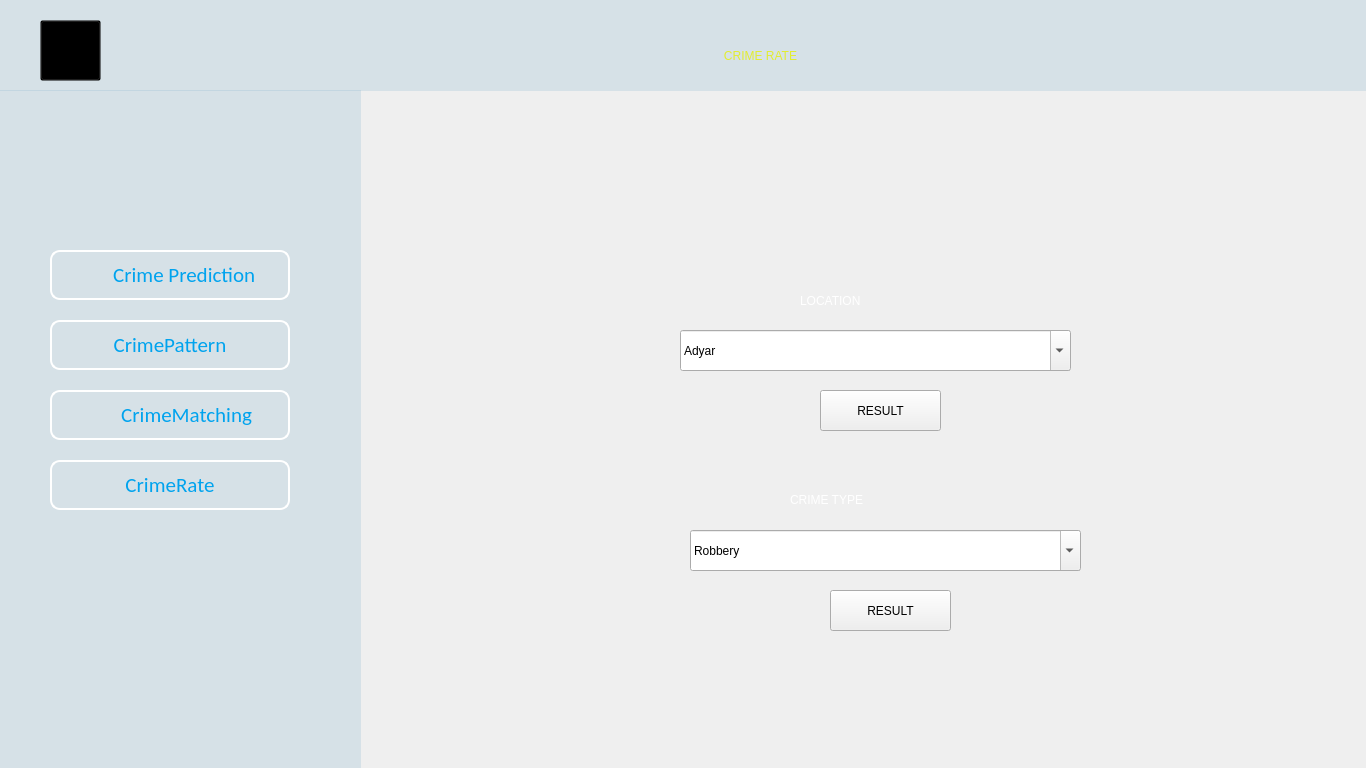
<?xml version="1.0" encoding="UTF-8"?>
<ui version="4.0">
 <class>Dialog</class>
 <widget class="QDialog" name="Dialog">
  <property name="geometry">
   <rect>
    <x>0</x>
    <y>0</y>
    <width>1366</width>
    <height>768</height>
   </rect>
  </property>
  <property name="windowTitle">
   <string>Dialog</string>
  </property>
  <widget class="QLabel" name="BG">
   <property name="geometry">
    <rect>
     <x>0</x>
     <y>0</y>
     <width>1366</width>
     <height>768</height>
    </rect>
   </property>
   <property name="text">
    <string/>
   </property>
   <property name="pixmap">
    <pixmap>Images/BG.jpg</pixmap>
   </property>
   <property name="scaledContents">
    <bool>true</bool>
   </property>
  </widget>
  <widget class="QLabel" name="Topic">
   <property name="geometry">
    <rect>
     <x>550</x>
     <y>30</y>
     <width>421</width>
     <height>51</height>
    </rect>
   </property>
   <property name="styleSheet">
    <string notr="true">font: 26pt &quot;MS Shell Dlg 2&quot;;
color: rgb(255, 255, 0);</string>
   </property>
   <property name="text">
    <string>CRIME RATE</string>
   </property>
   <property name="alignment">
    <set>Qt::AlignCenter</set>
   </property>
  </widget>
  <widget class="QLabel" name="icon2">
   <property name="geometry">
    <rect>
     <x>60</x>
     <y>330</y>
     <width>31</width>
     <height>31</height>
    </rect>
   </property>
   <property name="styleSheet">
    <string notr="true">color: rgb(255, 255, 255);</string>
   </property>
   <property name="text">
    <string/>
   </property>
   <property name="pixmap">
    <pixmap>Images/Icons/pattern-lock.png</pixmap>
   </property>
   <property name="scaledContents">
    <bool>true</bool>
   </property>
  </widget>
  <widget class="QLabel" name="icon3">
   <property name="geometry">
    <rect>
     <x>60</x>
     <y>400</y>
     <width>31</width>
     <height>31</height>
    </rect>
   </property>
   <property name="styleSheet">
    <string notr="true">color: rgb(255, 255, 255);</string>
   </property>
   <property name="text">
    <string/>
   </property>
   <property name="pixmap">
    <pixmap>Images/Icons/puzzle.png</pixmap>
   </property>
   <property name="scaledContents">
    <bool>true</bool>
   </property>
  </widget>
  <widget class="QLabel" name="blurtop">
   <property name="geometry">
    <rect>
     <x>0</x>
     <y>0</y>
     <width>1371</width>
     <height>91</height>
    </rect>
   </property>
   <property name="styleSheet">
    <string notr="true">background-color: rgba(131, 177, 203,60);</string>
   </property>
   <property name="text">
    <string/>
   </property>
  </widget>
  <widget class="QLabel" name="blurside">
   <property name="geometry">
    <rect>
     <x>0</x>
     <y>90</y>
     <width>361</width>
     <height>771</height>
    </rect>
   </property>
   <property name="styleSheet">
    <string notr="true">background-color: rgba(131, 177, 203,60);</string>
   </property>
   <property name="text">
    <string/>
   </property>
  </widget>
  <widget class="QPushButton" name="crimematching">
   <property name="geometry">
    <rect>
     <x>50</x>
     <y>390</y>
     <width>240</width>
     <height>50</height>
    </rect>
   </property>
   <property name="font">
    <font>
     <family>Calibri</family>
     <pointsize>16</pointsize>
     <weight>50</weight>
     <italic>false</italic>
     <bold>false</bold>
    </font>
   </property>
   <property name="acceptDrops">
    <bool>false</bool>
   </property>
   <property name="autoFillBackground">
    <bool>false</bool>
   </property>
   <property name="styleSheet">
    <string notr="true">color: rgb(0, 163, 238);
font: 16pt &quot;Calibri&quot;;
border:2px solid white;
border-radius:10px;
background-color: rgba(255, 255, 255,0);</string>
   </property>
   <property name="text">
    <string>       CrimeMatching</string>
   </property>
  </widget>
  <widget class="QPushButton" name="crimerate">
   <property name="geometry">
    <rect>
     <x>50</x>
     <y>460</y>
     <width>240</width>
     <height>50</height>
    </rect>
   </property>
   <property name="font">
    <font>
     <family>Calibri</family>
     <pointsize>16</pointsize>
     <weight>50</weight>
     <italic>false</italic>
     <bold>false</bold>
    </font>
   </property>
   <property name="acceptDrops">
    <bool>false</bool>
   </property>
   <property name="autoFillBackground">
    <bool>false</bool>
   </property>
   <property name="styleSheet">
    <string notr="true">color: rgb(0, 163, 238);
font: 16pt &quot;Calibri&quot;;
border:2px solid white;
border-radius:10px;
background-color: rgba(255, 255, 255,0);
</string>
   </property>
   <property name="text">
    <string>CrimeRate</string>
   </property>
  </widget>
  <widget class="QLabel" name="icon4">
   <property name="geometry">
    <rect>
     <x>60</x>
     <y>470</y>
     <width>31</width>
     <height>31</height>
    </rect>
   </property>
   <property name="styleSheet">
    <string notr="true">color: rgb(255, 255, 255);</string>
   </property>
   <property name="text">
    <string/>
   </property>
   <property name="pixmap">
    <pixmap>Images/Icons/interest-rate.png</pixmap>
   </property>
   <property name="scaledContents">
    <bool>true</bool>
   </property>
  </widget>
  <widget class="QPushButton" name="crimeprediction">
   <property name="geometry">
    <rect>
     <x>50</x>
     <y>250</y>
     <width>240</width>
     <height>50</height>
    </rect>
   </property>
   <property name="font">
    <font>
     <family>Calibri</family>
     <pointsize>16</pointsize>
     <weight>50</weight>
     <italic>false</italic>
     <bold>false</bold>
    </font>
   </property>
   <property name="styleSheet">
    <string notr="true">color: rgb(0, 163, 238);
font: 16pt &quot;Calibri&quot;;
border:2px solid white;
border-radius:10px;
background-color: rgba(255, 255, 255,0);</string>
   </property>
   <property name="text">
    <string>      Crime Prediction</string>
   </property>
  </widget>
  <widget class="QLabel" name="icon1">
   <property name="geometry">
    <rect>
     <x>60</x>
     <y>260</y>
     <width>41</width>
     <height>41</height>
    </rect>
   </property>
   <property name="styleSheet">
    <string notr="true">color: rgb(255, 255, 255);</string>
   </property>
   <property name="text">
    <string/>
   </property>
   <property name="pixmap">
    <pixmap>Images/Icons/predictive-analysis.png</pixmap>
   </property>
   <property name="scaledContents">
    <bool>true</bool>
   </property>
  </widget>
  <widget class="QPushButton" name="crimepattern">
   <property name="geometry">
    <rect>
     <x>50</x>
     <y>320</y>
     <width>240</width>
     <height>50</height>
    </rect>
   </property>
   <property name="font">
    <font>
     <family>Calibri</family>
     <pointsize>16</pointsize>
     <weight>50</weight>
     <italic>false</italic>
     <bold>false</bold>
    </font>
   </property>
   <property name="styleSheet">
    <string notr="true">color: rgb(0, 163, 238);
font: 16pt &quot;Calibri&quot;;
border:2px solid white;
border-radius:10px;
background-color: rgba(255, 255, 255,0);</string>
   </property>
   <property name="text">
    <string>CrimePattern</string>
   </property>
  </widget>
  <widget class="QLabel" name="Location">
   <property name="geometry">
    <rect>
     <x>800</x>
     <y>280</y>
     <width>151</width>
     <height>41</height>
    </rect>
   </property>
   <property name="styleSheet">
    <string notr="true">font: 75 18pt &quot;MS Shell Dlg 2&quot;;
color: rgb(255, 255, 255);</string>
   </property>
   <property name="text">
    <string>LOCATION</string>
   </property>
  </widget>
  <widget class="QPushButton" name="result0">
   <property name="geometry">
    <rect>
     <x>820</x>
     <y>390</y>
     <width>121</width>
     <height>41</height>
    </rect>
   </property>
   <property name="styleSheet">
    <string notr="true">font: 12pt &quot;MS Shell Dlg 2&quot;;</string>
   </property>
   <property name="text">
    <string>RESULT</string>
   </property>
  </widget>
  <widget class="QLabel" name="icon4_2">
   <property name="geometry">
    <rect>
     <x>580</x>
     <y>30</y>
     <width>51</width>
     <height>51</height>
    </rect>
   </property>
   <property name="styleSheet">
    <string notr="true">color: rgb(255, 255, 255);</string>
   </property>
   <property name="text">
    <string/>
   </property>
   <property name="pixmap">
    <pixmap>Images/Icons/interest-rate.png</pixmap>
   </property>
   <property name="scaledContents">
    <bool>true</bool>
   </property>
  </widget>
  <widget class="QPushButton" name="result1">
   <property name="geometry">
    <rect>
     <x>830</x>
     <y>590</y>
     <width>121</width>
     <height>41</height>
    </rect>
   </property>
   <property name="styleSheet">
    <string notr="true">font: 12pt &quot;MS Shell Dlg 2&quot;;</string>
   </property>
   <property name="text">
    <string>RESULT</string>
   </property>
  </widget>
  <widget class="QLabel" name="crimetype">
   <property name="geometry">
    <rect>
     <x>790</x>
     <y>480</y>
     <width>181</width>
     <height>41</height>
    </rect>
   </property>
   <property name="styleSheet">
    <string notr="true">font: 75 18pt &quot;MS Shell Dlg 2&quot;;
color: rgb(255, 255, 255);</string>
   </property>
   <property name="text">
    <string>&lt;html&gt;&lt;head/&gt;&lt;body&gt;&lt;p&gt;CRIME TYPE&lt;/p&gt;&lt;/body&gt;&lt;/html&gt;</string>
   </property>
  </widget>
  <widget class="QComboBox" name="crimes">
   <property name="geometry">
    <rect>
     <x>690</x>
     <y>530</y>
     <width>391</width>
     <height>41</height>
    </rect>
   </property>
   <property name="styleSheet">
    <string notr="true">font: 14pt &quot;MS Shell Dlg 2&quot;;</string>
   </property>
   <property name="editable">
    <bool>true</bool>
   </property>
   <property name="currentText">
    <string>Robbery</string>
   </property>
   <item>
    <property name="text">
     <string>Robbery</string>
    </property>
   </item>
   <item>
    <property name="text">
     <string>Gambling</string>
    </property>
   </item>
   <item>
    <property name="text">
     <string>Accident</string>
    </property>
   </item>
   <item>
    <property name="text">
     <string>Violence</string>
    </property>
   </item>
   <item>
    <property name="text">
     <string>Murder</string>
    </property>
   </item>
   <item>
    <property name="text">
     <string>Kidnapping</string>
    </property>
   </item>
  </widget>
  <widget class="QComboBox" name="area">
   <property name="geometry">
    <rect>
     <x>680</x>
     <y>330</y>
     <width>391</width>
     <height>41</height>
    </rect>
   </property>
   <property name="styleSheet">
    <string notr="true">font: 14pt &quot;MS Shell Dlg 2&quot;;</string>
   </property>
   <property name="editable">
    <bool>true</bool>
   </property>
   <property name="currentText">
    <string>Adyar</string>
   </property>
   <item>
    <property name="text">
     <string>Adyar</string>
    </property>
   </item>
   <item>
    <property name="text">
     <string>Agaram</string>
    </property>
   </item>
   <item>
    <property name="text">
     <string>Aminjikarai</string>
    </property>
   </item>
   <item>
    <property name="text">
     <string>Anna Nagar</string>
    </property>
   </item>
   <item>
    <property name="text">
     <string>Anna Nagar East</string>
    </property>
   </item>
   <item>
    <property name="text">
     <string>Anna Nagar Western Extn</string>
    </property>
   </item>
   <item>
    <property name="text">
     <string>Anna Road</string>
    </property>
   </item>
   <item>
    <property name="text">
     <string>Arumbakkam</string>
    </property>
   </item>
   <item>
    <property name="text">
     <string>Ashoknagar</string>
    </property>
   </item>
   <item>
    <property name="text">
     <string>Aynavaram</string>
    </property>
   </item>
   <item>
    <property name="text">
     <string>Besantnagar</string>
    </property>
   </item>
   <item>
    <property name="text">
     <string>Chennai</string>
    </property>
   </item>
   <item>
    <property name="text">
     <string>Chepauk</string>
    </property>
   </item>
   <item>
    <property name="text">
     <string>Chetput</string>
    </property>
   </item>
   <item>
    <property name="text">
     <string>Chintadripet</string>
    </property>
   </item>
   <item>
    <property name="text">
     <string>Choolaimedu</string>
    </property>
   </item>
   <item>
    <property name="text">
     <string>D G Vaishnav College</string>
    </property>
   </item>
   <item>
    <property name="text">
     <string>Edapalayam</string>
    </property>
   </item>
   <item>
    <property name="text">
     <string>Egmore</string>
    </property>
   </item>
   <item>
    <property name="text">
     <string>Egmore ND</string>
    </property>
   </item>
   <item>
    <property name="text">
     <string>Ekkaduthangal</string>
    </property>
   </item>
   <item>
    <property name="text">
     <string>Engineering College</string>
    </property>
   </item>
   <item>
    <property name="text">
     <string>Erukkancheri</string>
    </property>
   </item>
   <item>
    <property name="text">
     <string>Ethiraj Salai</string>
    </property>
   </item>
   <item>
    <property name="text">
     <string>Flower Bazaar</string>
    </property>
   </item>
   <item>
    <property name="text">
     <string>Flowers Road</string>
    </property>
   </item>
   <item>
    <property name="text">
     <string>Fort St George</string>
    </property>
   </item>
   <item>
    <property name="text">
     <string>G K M Colony</string>
    </property>
   </item>
   <item>
    <property name="text">
     <string>Gopalapuram</string>
    </property>
   </item>
   <item>
    <property name="text">
     <string>Govt Stanley Hospital</string>
    </property>
   </item>
   <item>
    <property name="text">
     <string>Greams Road</string>
    </property>
   </item>
   <item>
    <property name="text">
     <string>Guindy Industrial Estate</string>
    </property>
   </item>
   <item>
    <property name="text">
     <string>Guindy North</string>
    </property>
   </item>
   <item>
    <property name="text">
     <string>High Court Building</string>
    </property>
   </item>
   <item>
    <property name="text">
     <string>Hindi Prachar Sabha</string>
    </property>
   </item>
   <item>
    <property name="text">
     <string>Icf Colony</string>
    </property>
   </item>
   <item>
    <property name="text">
     <string>Indian Institute Of Technology</string>
    </property>
   </item>
   <item>
    <property name="text">
     <string>Jafferkhanpet</string>
    </property>
   </item>
   <item>
    <property name="text">
     <string>Jawahar Nagar</string>
    </property>
   </item>
   <item>
    <property name="text">
     <string>Kalaignar Karunanidhi Nagar</string>
    </property>
   </item>
   <item>
    <property name="text">
     <string>Kasturibai Nagar</string>
    </property>
   </item>
   <item>
    <property name="text">
     <string>Kilpauk</string>
    </property>
   </item>
   <item>
    <property name="text">
     <string>Kilpauk Medical College</string>
    </property>
   </item>
   <item>
    <property name="text">
     <string>Kodambakkam</string>
    </property>
   </item>
   <item>
    <property name="text">
     <string>Kodungaiyur</string>
    </property>
   </item>
   <item>
    <property name="text">
     <string>Kotturpuram</string>
    </property>
   </item>
   <item>
    <property name="text">
     <string>Koyambedu</string>
    </property>
   </item>
   <item>
    <property name="text">
     <string>Koyambedu Wholesale Market Com</string>
    </property>
   </item>
   <item>
    <property name="text">
     <string>Kumaran Nagar</string>
    </property>
   </item>
   <item>
    <property name="text">
     <string>Lloyds Estate</string>
    </property>
   </item>
   <item>
    <property name="text">
     <string>Loyola College</string>
    </property>
   </item>
   <item>
    <property name="text">
     <string>Madras Electricity System</string>
    </property>
   </item>
   <item>
    <property name="text">
     <string>Madras Medical College</string>
    </property>
   </item>
   <item>
    <property name="text">
     <string>Madras University</string>
    </property>
   </item>
   <item>
    <property name="text">
     <string>Mambalam.</string>
    </property>
   </item>
   <item>
    <property name="text">
     <string>Mandaveli</string>
    </property>
   </item>
   <item>
    <property name="text">
     <string>Mannady</string>
    </property>
   </item>
   <item>
    <property name="text">
     <string>Medavakkam Tank Road</string>
    </property>
   </item>
   <item>
    <property name="text">
     <string>Mint Building</string>
    </property>
   </item>
   <item>
    <property name="text">
     <string>MPT AO</string>
    </property>
   </item>
   <item>
    <property name="text">
     <string>Mylapore</string>
    </property>
   </item>
   <item>
    <property name="text">
     <string>Nandanam</string>
    </property>
   </item>
   <item>
    <property name="text">
     <string>Nungambakkam</string>
    </property>
   </item>
   <item>
    <property name="text">
     <string>Nungambakkam High Road</string>
    </property>
   </item>
   <item>
    <property name="text">
     <string>Old College Buildings</string>
    </property>
   </item>
   <item>
    <property name="text">
     <string>Park Town</string>
    </property>
   </item>
   <item>
    <property name="text">
     <string>Perambur</string>
    </property>
   </item>
   <item>
    <property name="text">
     <string>Perambur Barracks</string>
    </property>
   </item>
   <item>
    <property name="text">
     <string>Perambur North</string>
    </property>
   </item>
   <item>
    <property name="text">
     <string>Pr. Accountant General</string>
    </property>
   </item>
   <item>
    <property name="text">
     <string>Pudupakkam</string>
    </property>
   </item>
   <item>
    <property name="text">
     <string>Puliyanthope</string>
    </property>
   </item>
   <item>
    <property name="text">
     <string>Raja Annamalaipuram</string>
    </property>
   </item>
   <item>
    <property name="text">
     <string>Rajaji Bhavan</string>
    </property>
   </item>
   <item>
    <property name="text">
     <string>Rajbhavan</string>
    </property>
   </item>
   <item>
    <property name="text">
     <string>Ramakrishna Nagar</string>
    </property>
   </item>
   <item>
    <property name="text">
     <string>Rayapuram</string>
    </property>
   </item>
   <item>
    <property name="text">
     <string>Ripon Buildings</string>
    </property>
   </item>
   <item>
    <property name="text">
     <string>Royapettah</string>
    </property>
   </item>
   <item>
    <property name="text">
     <string>Rv Nagar</string>
    </property>
   </item>
   <item>
    <property name="text">
     <string>Saidapet</string>
    </property>
   </item>
   <item>
    <property name="text">
     <string>Saligramam</string>
    </property>
   </item>
   <item>
    <property name="text">
     <string>Sembiam</string>
    </property>
   </item>
   <item>
    <property name="text">
     <string>Shastri Bhavan</string>
    </property>
   </item>
   <item>
    <property name="text">
     <string>Shastri Nagar</string>
    </property>
   </item>
   <item>
    <property name="text">
     <string>Shenoy Nagar</string>
    </property>
   </item>
   <item>
    <property name="text">
     <string>Sowcarpet</string>
    </property>
   </item>
   <item>
    <property name="text">
     <string>Teynampet</string>
    </property>
   </item>
   <item>
    <property name="text">
     <string>Teynampet West</string>
    </property>
   </item>
   <item>
    <property name="text">
     <string>Thygarayanagar</string>
    </property>
   </item>
   <item>
    <property name="text">
     <string>Thygarayanagar North ND</string>
    </property>
   </item>
   <item>
    <property name="text">
     <string>Thygarayanagar South NDS.O</string>
    </property>
   </item>
   <item>
    <property name="text">
     <string>Tidel Park</string>
    </property>
   </item>
   <item>
    <property name="text">
     <string>Tiruvallikkeni</string>
    </property>
   </item>
   <item>
    <property name="text">
     <string>Tiruvanmiyur</string>
    </property>
   </item>
   <item>
    <property name="text">
     <string>Tondiarpet</string>
    </property>
   </item>
   <item>
    <property name="text">
     <string>Tondiarpet Bazaar</string>
    </property>
   </item>
   <item>
    <property name="text">
     <string>Tondiarpet West</string>
    </property>
   </item>
   <item>
    <property name="text">
     <string>Triplicane South</string>
    </property>
   </item>
   <item>
    <property name="text">
     <string>TTTI Taramani</string>
    </property>
   </item>
   <item>
    <property name="text">
     <string>Vadapalani</string>
    </property>
   </item>
   <item>
    <property name="text">
     <string>Valmiki Nagar</string>
    </property>
   </item>
   <item>
    <property name="text">
     <string>Velacheri</string>
    </property>
   </item>
   <item>
    <property name="text">
     <string>Venkatesapuram</string>
    </property>
   </item>
   <item>
    <property name="text">
     <string>Vepery</string>
    </property>
   </item>
   <item>
    <property name="text">
     <string>Virugambakkam</string>
    </property>
   </item>
   <item>
    <property name="text">
     <string>Vivekananda College Madras</string>
    </property>
   </item>
   <item>
    <property name="text">
     <string>Vyasar Nagar Colony</string>
    </property>
   </item>
   <item>
    <property name="text">
     <string>Vyasarpadi</string>
    </property>
   </item>
   <item>
    <property name="text">
     <string>Washermanpet</string>
    </property>
   </item>
   <item>
    <property name="text">
     <string>Washermanpet East</string>
    </property>
   </item>
   <item>
    <property name="text">
     <string>West Mambalam</string>
    </property>
   </item>
   <item>
    <property name="text">
     <string>World University Centre</string>
    </property>
   </item>
  </widget>
  <widget class="QLabel" name="home">
   <property name="geometry">
    <rect>
     <x>40</x>
     <y>30</y>
     <width>51</width>
     <height>41</height>
    </rect>
   </property>
   <property name="text">
    <string/>
   </property>
   <property name="pixmap">
    <pixmap>Images/Icons/home.png</pixmap>
   </property>
   <property name="scaledContents">
    <bool>true</bool>
   </property>
  </widget>
  <widget class="QPushButton" name="homebt">
   <property name="geometry">
    <rect>
     <x>40</x>
     <y>20</y>
     <width>61</width>
     <height>61</height>
    </rect>
   </property>
   <property name="styleSheet">
    <string notr="true">background-color: transparent;</string>
   </property>
   <property name="text">
    <string/>
   </property>
  </widget>
  <widget class="QPushButton" name="pushButton">
   <property name="geometry">
    <rect>
     <x>1260</x>
     <y>20</y>
     <width>91</width>
     <height>61</height>
    </rect>
   </property>
   <property name="text">
    <string/>
   </property>
   <property name="icon">
    <iconset>
     <normaloff>Images/Icons/chat.png</normaloff>Images/Icons/chat.png</iconset>
   </property>
   <property name="iconSize">
    <size>
     <width>50</width>
     <height>50</height>
    </size>
   </property>
   <property name="flat">
    <bool>true</bool>
   </property>
  </widget>
  <zorder>BG</zorder>
  <zorder>blurside</zorder>
  <zorder>Topic</zorder>
  <zorder>blurtop</zorder>
  <zorder>crimematching</zorder>
  <zorder>crimerate</zorder>
  <zorder>icon4</zorder>
  <zorder>crimeprediction</zorder>
  <zorder>icon1</zorder>
  <zorder>crimepattern</zorder>
  <zorder>icon3</zorder>
  <zorder>icon2</zorder>
  <zorder>Location</zorder>
  <zorder>result0</zorder>
  <zorder>icon4_2</zorder>
  <zorder>result1</zorder>
  <zorder>crimetype</zorder>
  <zorder>crimes</zorder>
  <zorder>area</zorder>
  <zorder>home</zorder>
  <zorder>homebt</zorder>
  <zorder>pushButton</zorder>
 </widget>
 <resources/>
 <connections/>
</ui>
